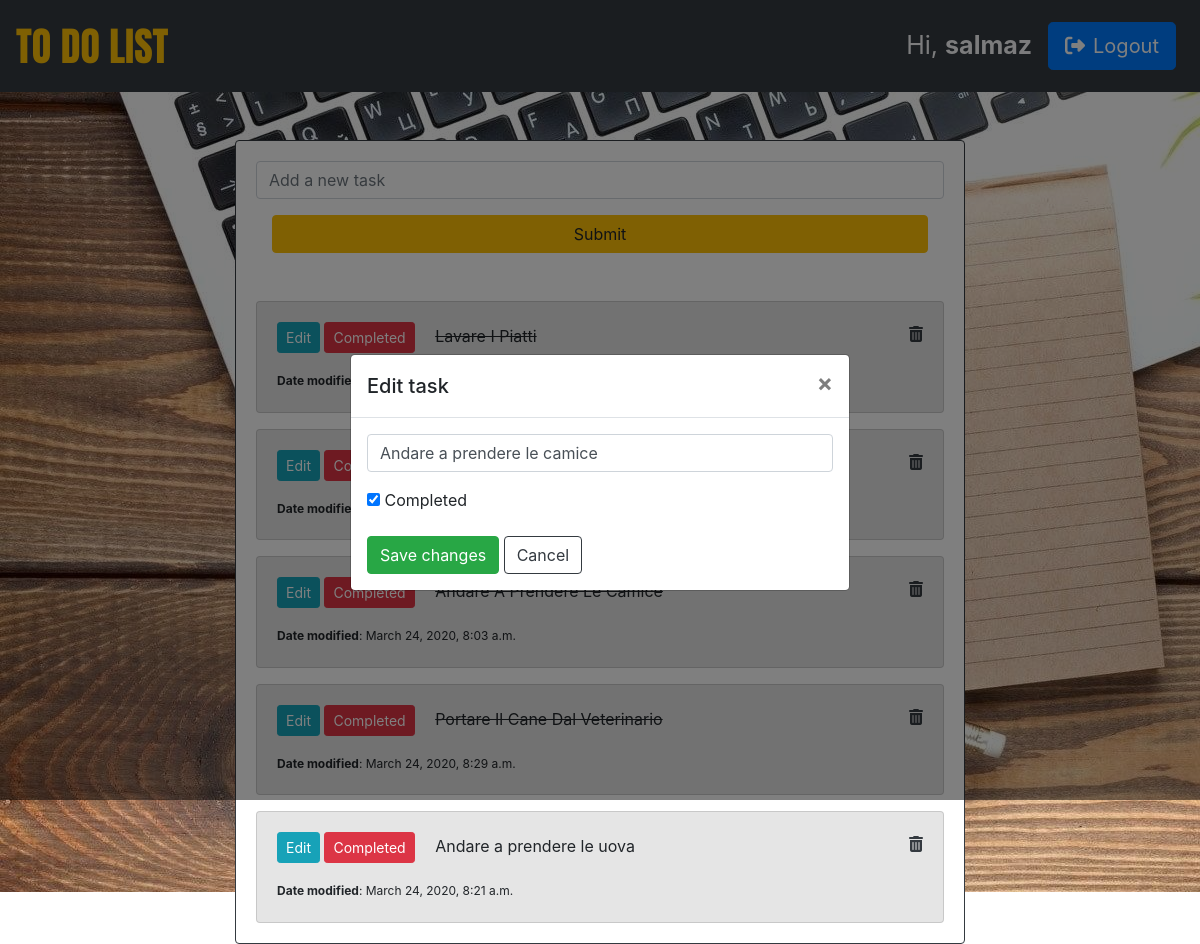
/edit/5/ (signed in), run on the app's committed database.
### app/models.py (models this page shows, shortened)
class Task(models.Model):
    thing = models.CharField(max_length=500)
    completed = models.BooleanField(default=False)
    its_list = models.ForeignKey(User, on_delete=models.CASCADE)
    creation_date = models.DateTimeField(auto_now=True)
    class Meta:
        verbose_name_plural = 'Things to Do'

### app/views.py (the view)
# urls.py: path('edit/<pk>/', views.edit_task, name='edit_task'),
def edit_task(request, pk):
    task = Task.objects.get(id=pk)
    if request.method == 'POST':
        form = TaskForm(request.POST, instance=task)
        if form.is_valid():
            form.save()
        return redirect('mainapp:home')
    tasks = Task.objects.filter(its_list=request.user)
    is_active = True
    context = {'tasks': tasks, 'task': task, 'is_active': is_active}
    return render(request, 'app/list.html', context)

### app/templatetags/app_tags.py (called while the page is built)
@register.filter
def capitalize_first(value):
    return value.title()

### app/templates/app/list.html (shortened to what this page needs)
{% extends 'app/base.html' %}
{% load app_tags %}
{% block content %}
<div class="col-md-8 m-auto">
  <div class="card border-dark mt-5" id="main-card">
    <div class="card-body">
      <form method='post' action="{% url 'mainapp:add_task' %}" class="mb-5">
        <input class="form-control mb-3" type="text" placeholder="Add a new task" name="thing">
        <div class="px-3">
          <button type="submit" class="btn btn-warning btn-block" id="submit-btn">Submit</button>
        </div>
      </form>
      {% for task in tasks %}
      <div class="card mt-3" id="task">
        <div class="card-body">
          <a href="{% url 'mainapp:edit_task' task.id %}" class="btn btn-sm btn-info">Edit</a>
          <a href="{% url 'mainapp:task_completed' task.id %}" class="btn btn-sm btn-danger mr-3">Completed</a>
          {% if task.completed %}
          <del>{{ task.thing|capitalize_first }}</del>
          {% else %}
          {{ task.thing }}
          {% endif %}
          <a href="{% url 'mainapp:delete_task' task.id %}" class="float-right text-dark"><i class="fas fa-trash-alt"></i></a>
          <div class="date mt-3" style="font-size: 15px;">
          <small><strong>Date modified</strong>: {{ task.creation_date }}</small>
        </div>
        </div>
      </div>
      {% endfor %}
    </div>
  </div>
  <div class="modal fade" id="editModal">
    <div class="modal-dialog modal-dialog-centered">
      <div class="modal-content">
        <div class="modal-header">
          <h5 class="modal-title">Edit task</h5>
          <button type="button" class="close" data-dismiss="modal" aria-label="Close">
            <span aria-hidden="true">&times;</span>
          </button>
        </div>
        <div class="modal-body">
          <form method='post' action="">
            <div class="form-group">
              <input class="form-control" type="text" name="thing" value="{{ task.thing }}">
            </div>
            <div class="form-group">
              <input type="checkbox" name="completed" {% if task.completed %} checked="checked" {% endif %}>
              <label for="completed">Completed</label>
            </div>
            <button type="submit" class="btn btn-success">Save changes</button>
            <a href="{% url 'mainapp:home' %}"><button class="btn btn-outline-dark">Cancel</button></a>
          </form>
        </div>
      </div>
    </div>
  </div>
</div>
</div>
{% endblock %}

### app/templates/app/navbar.html (shortened to what this page needs)
<nav class="navbar navbar-expand-lg navbar-light bg-dark">
  <div class="navbar-text"><a href="{% url 'mainapp:index' %}" class="logo text-warning">TO DO LIST</a></div>
  <div class="collapse navbar-collapse" id="navbarSupportedContent">
    <form class="form-inline ml-auto">
      {% if user.is_authenticated %}
      <span class="text-light mr-3" id="username">Hi, <strong class="text-light">{{ user.username }}</strong></span>
      <a href="{% url 'mainapp:logout' %}" class="btn btn-primary btn-lg mr-2 text-white"><span class="mr-2"><i class="fas fa-sign-out-alt"></i></span>Logout</a>
      {% else %}
      <a href="{% url 'mainapp:signup' %}" class="btn btn-info btn-lg mr-2 text-white">Sign up</a>
      <a href="{% url 'mainapp:login' %}" class="btn btn-primary btn-lg mr-2 text-white">Login</a>
      {% endif %}
    </form>
  </div>
</nav>

### app/static/app/css/main.css (style rules this page uses)
body,html { height: 100%; }
#task { background-color: #e5e5e5; }
.logo { font-family: 'Anton', sans-serif; font-size: 40px; }
#username { font-size: 25px; color: white; }

### data on the page
Task: thing "Lavare I Piatti"
Task: thing "Andare A Prendere Le Camice", creation_date "March 24, 2020, 8:03 a.m.", thing "Andare a prendere le camice", completed "☑"
Task: thing "Portare Il Cane Dal Veterinario", creation_date "March 24, 2020, 8:29 a.m."
Task: thing "Andare a prendere le uova", creation_date "March 24, 2020, 8:21 a.m."

### other printed values
{{ user.username }} "salmaz"
